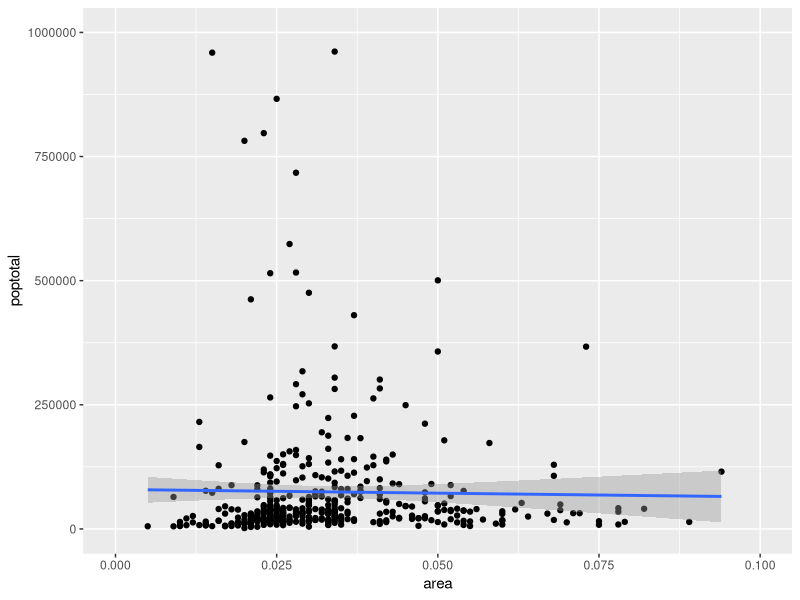

Recreate this plot in R.
# This script is used to practise plotting graphs through ggplot2 package

library(ggplot2)

options(scipen=999)
data("midwest", package = "ggplot2")


# p <- ggplot(midwest, aes(x=area, y=poptotal))
# p <- p + geom_point()

p <- ggplot(midwest, aes(x=area, y=poptotal)) + geom_point() + geom_smooth(method="lm")

xStart <- 0
xEnd <- 0.1
yStart <- 0
yEnd <- 1000000
p <- p + xlim(c(xStart , xEnd)) + ylim(c(yStart,yEnd))


print(p)